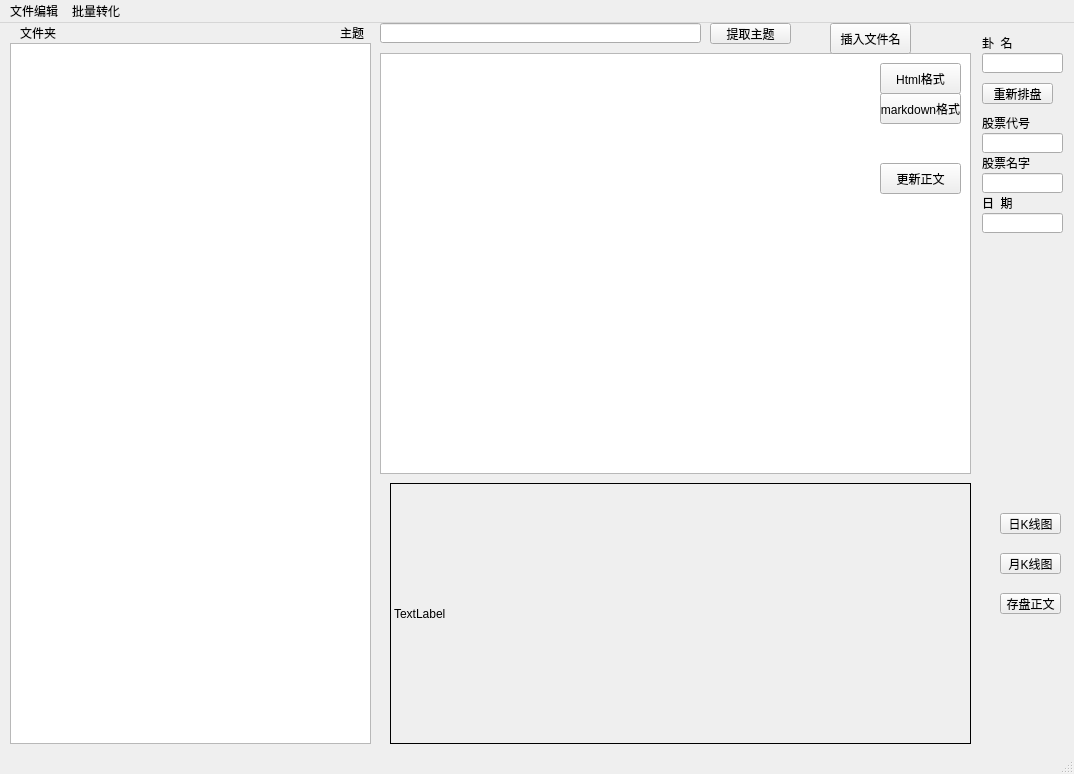
<?xml version="1.0" encoding="UTF-8"?>
<ui version="4.0">
 <class>MainWindow</class>
 <widget class="QMainWindow" name="MainWindow">
  <property name="geometry">
   <rect>
    <x>0</x>
    <y>0</y>
    <width>1074</width>
    <height>774</height>
   </rect>
  </property>
  <property name="windowTitle">
   <string>MainWindow</string>
  </property>
  <widget class="QWidget" name="centralwidget">
   <widget class="QTextEdit" name="txtContent">
    <property name="geometry">
     <rect>
      <x>380</x>
      <y>30</y>
      <width>591</width>
      <height>421</height>
     </rect>
    </property>
    <property name="sizeIncrement">
     <size>
      <width>0</width>
      <height>0</height>
     </size>
    </property>
    <property name="font">
     <font>
      <family>微软雅黑</family>
      <pointsize>8</pointsize>
      <weight>50</weight>
      <bold>false</bold>
     </font>
    </property>
   </widget>
   <widget class="QLabel" name="label_2">
    <property name="geometry">
     <rect>
      <x>982</x>
      <y>130</y>
      <width>51</width>
      <height>20</height>
     </rect>
    </property>
    <property name="text">
     <string>股票名字</string>
    </property>
   </widget>
   <widget class="QPushButton" name="btn_draw">
    <property name="geometry">
     <rect>
      <x>1000</x>
      <y>490</y>
      <width>61</width>
      <height>21</height>
     </rect>
    </property>
    <property name="text">
     <string>日K线图</string>
    </property>
    <property name="icon">
     <iconset>
      <normaloff>kline.jpg</normaloff>kline.jpg</iconset>
    </property>
   </widget>
   <widget class="QLineEdit" name="txtStockName">
    <property name="geometry">
     <rect>
      <x>982</x>
      <y>150</y>
      <width>81</width>
      <height>20</height>
     </rect>
    </property>
   </widget>
   <widget class="QLabel" name="label_3">
    <property name="geometry">
     <rect>
      <x>20</x>
      <y>0</y>
      <width>54</width>
      <height>20</height>
     </rect>
    </property>
    <property name="text">
     <string>文件夹</string>
    </property>
   </widget>
   <widget class="QLineEdit" name="txtGuaName">
    <property name="geometry">
     <rect>
      <x>982</x>
      <y>30</y>
      <width>81</width>
      <height>20</height>
     </rect>
    </property>
   </widget>
   <widget class="QLineEdit" name="txtGuaDate">
    <property name="geometry">
     <rect>
      <x>982</x>
      <y>190</y>
      <width>81</width>
      <height>20</height>
     </rect>
    </property>
   </widget>
   <widget class="QLabel" name="label_6">
    <property name="geometry">
     <rect>
      <x>982</x>
      <y>170</y>
      <width>41</width>
      <height>20</height>
     </rect>
    </property>
    <property name="text">
     <string>日  期</string>
    </property>
   </widget>
   <widget class="QLabel" name="label_4">
    <property name="geometry">
     <rect>
      <x>982</x>
      <y>10</y>
      <width>54</width>
      <height>20</height>
     </rect>
    </property>
    <property name="text">
     <string>卦  名</string>
    </property>
   </widget>
   <widget class="QTreeView" name="tree_view">
    <property name="geometry">
     <rect>
      <x>10</x>
      <y>20</y>
      <width>361</width>
      <height>701</height>
     </rect>
    </property>
   </widget>
   <widget class="QLabel" name="label_5">
    <property name="geometry">
     <rect>
      <x>982</x>
      <y>90</y>
      <width>51</width>
      <height>20</height>
     </rect>
    </property>
    <property name="text">
     <string>股票代号</string>
    </property>
   </widget>
   <widget class="QLineEdit" name="txtStockCode">
    <property name="geometry">
     <rect>
      <x>982</x>
      <y>110</y>
      <width>81</width>
      <height>20</height>
     </rect>
    </property>
   </widget>
   <widget class="QPushButton" name="btn_save">
    <property name="geometry">
     <rect>
      <x>880</x>
      <y>140</y>
      <width>81</width>
      <height>31</height>
     </rect>
    </property>
    <property name="text">
     <string>更新正文</string>
    </property>
    <property name="icon">
     <iconset>
      <normaloff>../Qt/qtcreator-2.5.2/savebutton.png</normaloff>../Qt/qtcreator-2.5.2/savebutton.png</iconset>
    </property>
   </widget>
   <widget class="QPushButton" name="btn_draw2">
    <property name="geometry">
     <rect>
      <x>1000</x>
      <y>530</y>
      <width>61</width>
      <height>21</height>
     </rect>
    </property>
    <property name="text">
     <string>月K线图</string>
    </property>
    <property name="icon">
     <iconset>
      <normaloff>kline.jpg</normaloff>kline.jpg</iconset>
    </property>
   </widget>
   <widget class="QPushButton" name="btn_save_img">
    <property name="geometry">
     <rect>
      <x>1000</x>
      <y>570</y>
      <width>61</width>
      <height>21</height>
     </rect>
    </property>
    <property name="text">
     <string>存盘正文</string>
    </property>
   </widget>
   <widget class="QPushButton" name="btn_paipan">
    <property name="geometry">
     <rect>
      <x>982</x>
      <y>60</y>
      <width>71</width>
      <height>21</height>
     </rect>
    </property>
    <property name="text">
     <string>重新排盘</string>
    </property>
   </widget>
   <widget class="QPushButton" name="btn_subject">
    <property name="geometry">
     <rect>
      <x>710</x>
      <y>0</y>
      <width>81</width>
      <height>21</height>
     </rect>
    </property>
    <property name="text">
     <string>提取主题</string>
    </property>
   </widget>
   <widget class="QLineEdit" name="txtSubject">
    <property name="geometry">
     <rect>
      <x>380</x>
      <y>0</y>
      <width>321</width>
      <height>20</height>
     </rect>
    </property>
   </widget>
   <widget class="QLabel" name="label_8">
    <property name="geometry">
     <rect>
      <x>340</x>
      <y>0</y>
      <width>31</width>
      <height>20</height>
     </rect>
    </property>
    <property name="text">
     <string>主题</string>
    </property>
   </widget>
   <widget class="QPushButton" name="btn_insert_filename">
    <property name="geometry">
     <rect>
      <x>830</x>
      <y>0</y>
      <width>81</width>
      <height>31</height>
     </rect>
    </property>
    <property name="text">
     <string>插入文件名</string>
    </property>
   </widget>
   <widget class="QPushButton" name="btn_markdown">
    <property name="geometry">
     <rect>
      <x>880</x>
      <y>70</y>
      <width>81</width>
      <height>31</height>
     </rect>
    </property>
    <property name="text">
     <string>markdown格式</string>
    </property>
    <property name="icon">
     <iconset>
      <normaloff>../Qt/qtcreator-2.5.2/savebutton.png</normaloff>../Qt/qtcreator-2.5.2/savebutton.png</iconset>
    </property>
   </widget>
   <widget class="QPushButton" name="btn_html">
    <property name="geometry">
     <rect>
      <x>880</x>
      <y>40</y>
      <width>81</width>
      <height>31</height>
     </rect>
    </property>
    <property name="text">
     <string>Html格式</string>
    </property>
    <property name="icon">
     <iconset>
      <normaloff>../Qt/qtcreator-2.5.2/savebutton.png</normaloff>../Qt/qtcreator-2.5.2/savebutton.png</iconset>
    </property>
   </widget>
   <widget class="QLabel" name="label_pic">
    <property name="geometry">
     <rect>
      <x>390</x>
      <y>460</y>
      <width>581</width>
      <height>261</height>
     </rect>
    </property>
    <property name="frameShape">
     <enum>QFrame::Box</enum>
    </property>
    <property name="text">
     <string>TextLabel</string>
    </property>
   </widget>
  </widget>
  <widget class="QStatusBar" name="statusbar"/>
  <widget class="QMenuBar" name="menuBar">
   <property name="geometry">
    <rect>
     <x>0</x>
     <y>0</y>
     <width>1074</width>
     <height>23</height>
    </rect>
   </property>
   <widget class="QMenu" name="menu">
    <property name="title">
     <string>文件编辑</string>
    </property>
    <addaction name="actMove"/>
    <addaction name="actRename"/>
    <addaction name="actSaveAs"/>
    <addaction name="separator"/>
    <addaction name="actDelete"/>
   </widget>
   <widget class="QMenu" name="menu_note">
    <property name="title">
     <string>批量转化</string>
    </property>
    <addaction name="actTransfer"/>
   </widget>
   <addaction name="menu"/>
   <addaction name="menu_note"/>
  </widget>
  <action name="actionName">
   <property name="text">
    <string>Name</string>
   </property>
  </action>
  <action name="actionDate">
   <property name="text">
    <string>Date</string>
   </property>
  </action>
  <action name="actRename">
   <property name="text">
    <string>Rename 文件改名</string>
   </property>
  </action>
  <action name="actSaveAs">
   <property name="text">
    <string>Save as 另存</string>
   </property>
  </action>
  <action name="actMove">
   <property name="text">
    <string>Move 同名移动</string>
   </property>
  </action>
  <action name="actDelete">
   <property name="text">
    <string>删除垃圾冗余文件</string>
   </property>
  </action>
  <action name="actTransfer">
   <property name="text">
    <string>Note-&gt;markdown</string>
   </property>
  </action>
 </widget>
 <resources/>
 <connections/>
</ui>
